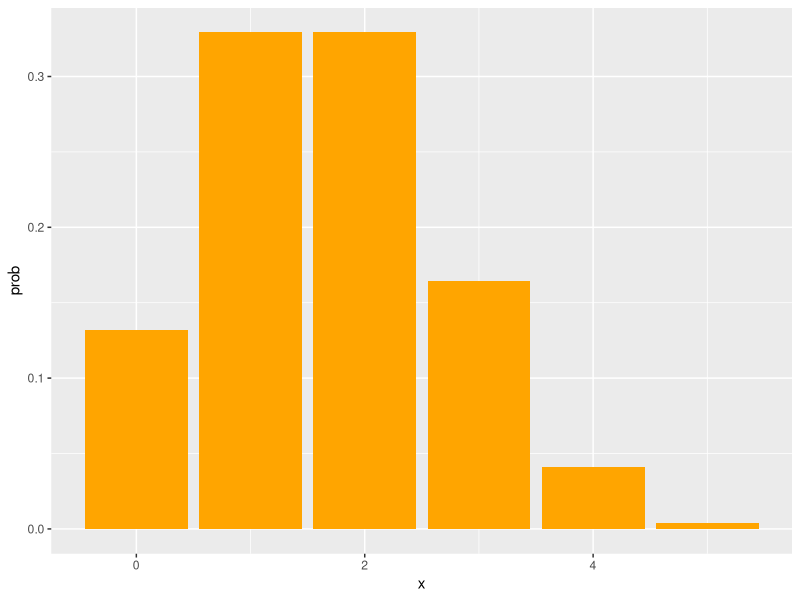
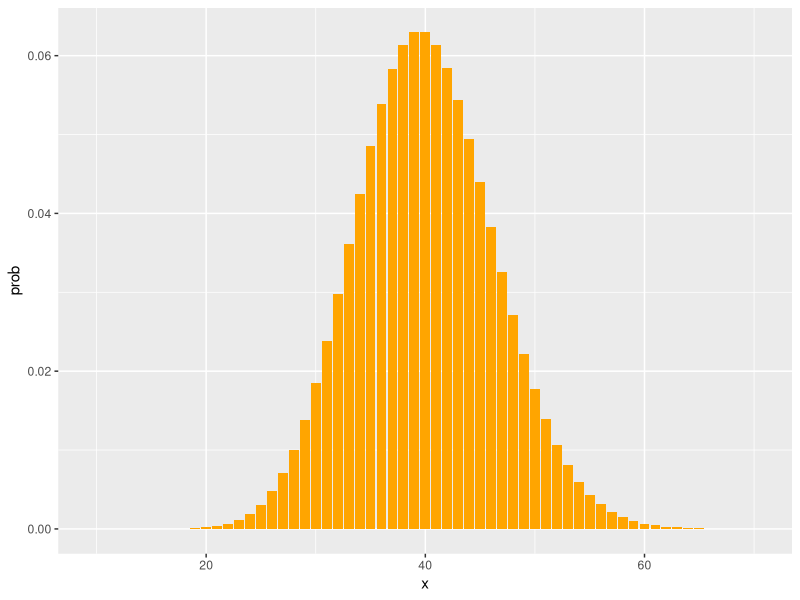
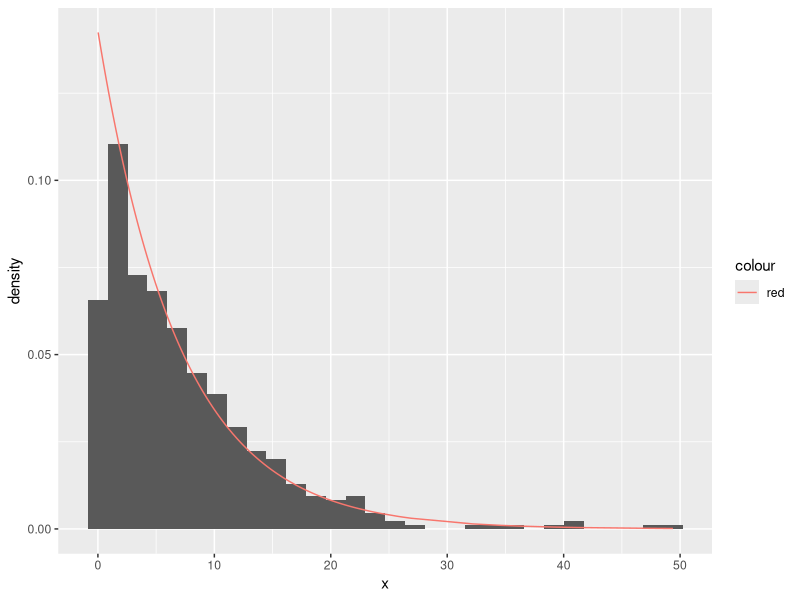

R code for these plots, in order:
#Binomial-----------------------------------------------------------------------
binomial=function(n, x, p){
  choose(n,x)*(p^(x))*((1-p)^(n-x))
}#binomial

#1.capacitor com prob de queimar=0.1, 10 capacitor
n=10
p=0.1
#todas as probabilidades
binomial(n, 0:10, p)

#a)prob de nenhum queimar
binomial(n, 0, p)

#b)2 queimar, 2 nao queimar
binomial(n, 2, p)
binomial(10, 2, 0.9)

#c)ao menos 1
#1-p(x=0), pega tds as probabilidade(1) e tira oq n quer (p(x=0))
1-binomial(n, 0, p)
sum(binomial(n, 1:10, p))

#d) 9 ou menos
1-binomial(n, 10, p)
sum(binomial(n, 0:9, p))

#e)media de queimados por equipamento
esperanca=n*p

#f)variancia e desvio padrao
(variancia=p*(1-p))
(desvio=sqrt(variancia))



#2.3 em 4 alunos fez curso, 16 escolhidos
n=16
p=0.75

#a)pelo menos 12
sum(binomial(n, 12:16, p))

#b)maximo 13
sum(binomial(n, 0:13, p))

#c)12
binomial(n, 12, p)

#d)80 escolhido, esperado, variancia
80*p
p*(1-p)
#dbim()

#Poisson------------------------------------------------------------------------
poisson=function(x,A){
  return((exp(-A)*A^x)/factorial(x))
}#poisson
A=5

#receber 2 ligacoes
poisson(2, A)

#receber menos d 3
sum(poisson(0:2, A))

#mais d 5
1-sum(poisson(0:5, A))
#a chance de acontecer 0:5 é tal, e de não acontecer é 1-tal

#260 em 2 dias
poisson(260, 240)

#Agora com funções prontas------------------------------------------------------
# dMODELO = probabilidade igual
# pMODELO = menor ou igual
# qMODELO = contrario do p, qual é o valor de x para tantos por cento de ser
            #menor ou igual a ele
# rMODELO = amostra aleatoria do modelo

#binominal-----------------------------
#2 vezes do dado dar <3 em 5 tentativas
dbinom(2,5,2/6)

#todas as vezes
dbinom(0:5,5,2/6)
install.packages('ggplot2')
library(ggplot2)
bd=data.frame(0:5, dbinom(0:5,5,2/6))
names(bd)=c('x', 'prob')
bd
ggplot(bd, aes(x,prob))+geom_col(fill='orange')

#menor q 2 vezes
pbinom(2,5,2/6)

#valor de A tal q a prob de ser menor ou igual a A é 0.7901
qbinom(0.7901,5,2/6)

#amostra de tamanho 10
rbinom(10,5,2/6)

#poisson-------------------------------
#processa em media 40 itens por segundo
#35 itens
dpois(35,40)

#todas
dpois(0:500,40)
bd=data.frame(10:70, dpois(10:70,40))
names(bd)=c('x', 'prob')
bd
ggplot(bd, aes(x,prob))+geom_col(fill='orange')

install.packages('labeling')
library(labeling)

#45 ou menos
ppois(45,40)

#A para 0.8096
qpois(0.8096,40)

#amostra 10
rpois(10,40)

#CONTINUO----------------------------------------------------------------------
#exponencial----------------------------
#tempo de validade media de 7 anos
#vencer em 6 anos
dexp(6,1/7)
#calcula, mas é 0 pq continuo ñ tem em ponto exato

#5 ou menos
pexp(5,1/7)

#valor mediano
qexp(0.5,1/7)

#amostra 10
rexp(10,1/7)

x=rexp(500,1/7)
dx=dexp(x,1/7)
bd=data.frame(x,dx)
ggplot(bd, aes(x))+geom_histogram(aes(y=..density..))+
  geom_line(aes(x,dx,col='red'))
